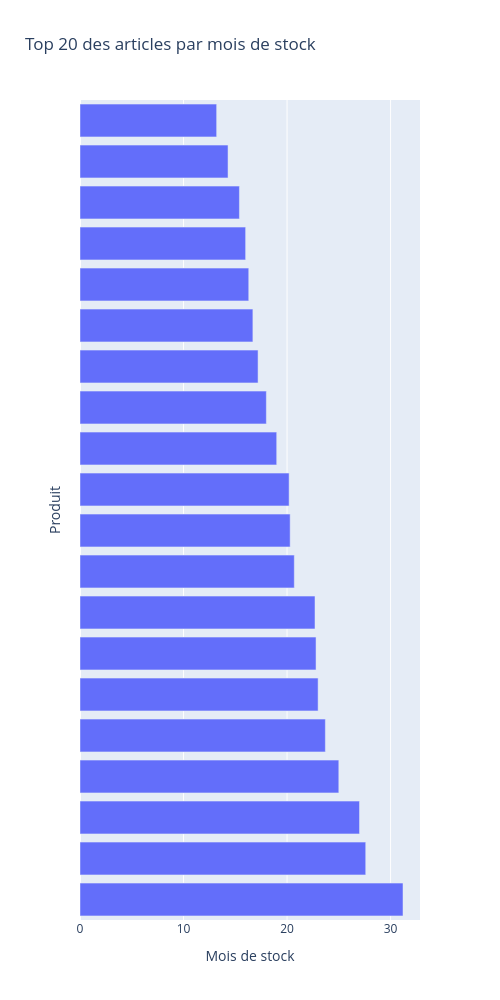

Here is the notebook cell this chart was saved with:
### Markdown cell above
Pour la présentation, on va inverser les axes et enlever les légendes qui gênent la lecture :

### Code cell
# Graphique en barres horizontales du Top 20 des produits avec le plus de mois de stock

top20_mois_stock = erp_nettoye_web_nettoye_liaison.head(20)

# Créer le graphique en barres horizontales (axes inversés)
fig = px.bar(
    top20_mois_stock,
    x='Mois_stock',        # valeur affichée en longueur (axe horizontal)
    y='post_title',        # catégories sur l'axe vertical
    labels={'post_title': 'Produit', 'Mois_stock': 'Mois de stock'},
    title='Top 20 des articles par mois de stock'
)

# Supprimer les labels sous les barres + mise en forme
fig.update_layout(
    yaxis_title='Produit',
    xaxis_title='Mois de stock',
    yaxis_showticklabels=False,   # <-- enlève les noms des produits
)

# Supprimer le texte sur les barres
fig.update_traces(text=None)
fig.update_layout(
    width=500,     # largeur courte
    height=1000    # hauteur longue
)
fig.show()

### Figure 1 — Plotly figure (JSON) as saved in the notebook; plotly's stock layout.template omitted (floating-point values rounded to 4 significant figures)
{"data": [{"hovertemplate": "Mois de stock=%{x}<br>Produit=%{y}<extra></extra>", "legendgroup": "", "marker": {"color": "#636efa", "pattern": {"shape": ""}}, "name": "", "orientation": "h", "showlegend": false, "textposition": "auto", "type": "bar", "x": [31.2, 27.6, 27.0, 25.0, 23.7, 23.0, 22.8, 22.7, 20.7, 20.3, 20.2, 19.0, 18.0, 17.2, 16.7, 16.3, 16.0, 15.4, 14.3, 13.2], "xaxis": "x", "y": ["Champagne Gosset Grand Millésime 2006", "Champagne Gosset Célébris Vintage 2007", "Champagne Egly-Ouriet Premier Cru Les Vignes de Vrigny", "Champagne Egly-Ouriet Grand Cru Brut Tradition", "Champagne Mailly Grand Cru Brut Rosé", "Champagne Larmandier-Bernier Latitude", "Champagne Gosset Grand Rosé", "Champagne Agrapart &amp; Fils L'Avizoise Extra Brut Blanc de Blancs Grand Cru 2012", "Champagne Egly-Ouriet Grand Cru Extra Brut V.P.", "Champagne Gosset Grand Blanc de Blancs", "Champagne Mailly Grand Cru Intemporelle Rosé 2009", "Domaine Weinbach Gewurztraminer Grand Cru Furstentum SGN 2010 1/2", "Château de Meursault Puligny-Montrachet 1er Cru Champ Canet 2014", "Champagne Agrapart &amp; Fils Les 7 Crus Brut Blanc de Blancs", "Champagne Larmandier-Bernier Terre de Vertus Premier Cru 2011", "Coteaux Champenois Egly-Ouriet Ambonnay Rouge 2016", "Champagne Larmandier-Bernier Grand Cru Les Chemins d'Avize 2011", "Champagne Gosset Grande Réserve", "Champagne Mailly Grand Cru Brut Réserve", "Champagne Agrapart &amp; Fils Terroirs Brut Blanc de Blancs Grand Cru"], "yaxis": "y"}], "layout": {"barmode": "relative", "height": 1000, "legend": {"tracegroupgap": 0}, "title": {"text": "Top 20 des articles par mois de stock"}, "width": 500, "xaxis": {"anchor": "y", "autorange": true, "domain": [0, 1], "range": [0, 32.84], "title": {"text": "Mois de stock"}, "type": "linear"}, "yaxis": {"anchor": "x", "autorange": true, "domain": [0, 1], "range": [-0.5, 19.5], "showticklabels": false, "title": {"text": "Produit"}, "type": "category"}}}
